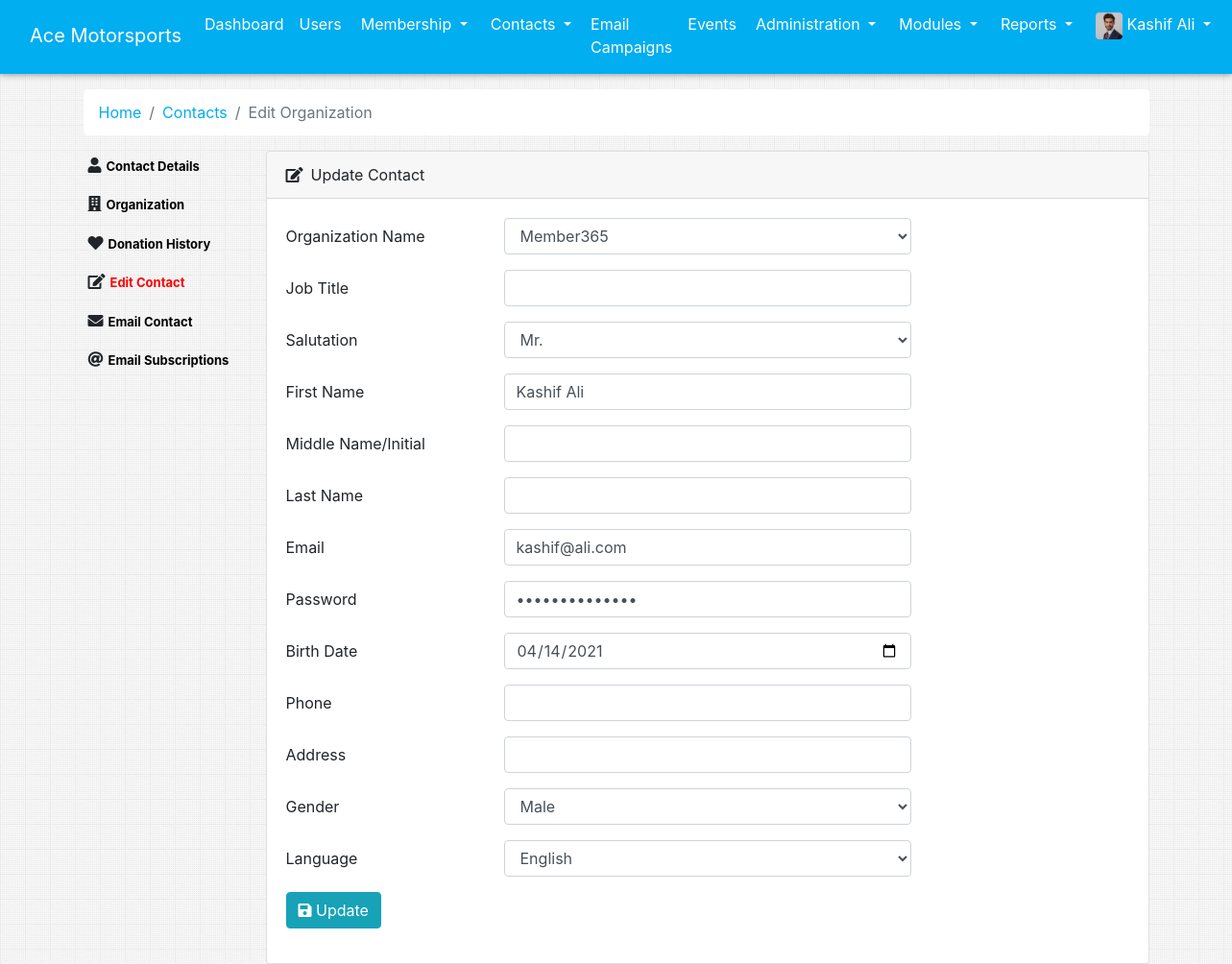
The app's page /admin_editContact.php?id=1 (signed in) with its own data.
### tables this page shows
CREATE TABLE `users` (
  `id` int(11) NOT NULL,
  `first_name` varchar(30) NOT NULL,
  `email` varchar(50) NOT NULL,
  `password` varchar(50) NOT NULL,
  `organizationID` int(11) NOT NULL,
  `jobTitle` varchar(50) NOT NULL,
  `salutation` varchar(50) NOT NULL,
  `middle_name` varchar(50) NOT NULL,
  `last_name` varchar(50) NOT NULL,
  `dob` date NOT NULL,
  `phone` varchar(50) NOT NULL,
  `gender` varchar(50) NOT NULL,
  `language` varchar(50) NOT NULL,
  `address` varchar(500) NOT NULL,
  `is_admin` tinyint(1) NOT NULL DEFAULT 0,
  `deleted` tinyint(1) NOT NULL DEFAULT 0,
  `del_date` date DEFAULT NULL
);

CREATE TABLE `organizations` (
  `id` int(11) NOT NULL,
  `name` varchar(50) NOT NULL,
  `acronym` varchar(50) NOT NULL,
  `website` varchar(200) NOT NULL,
  `email` varchar(50) NOT NULL,
  `instagram` varchar(200) NOT NULL,
  `twitter` varchar(200) NOT NULL,
  `facebook` varchar(200) NOT NULL,
  `linkedin` varchar(200) NOT NULL,
  `parentOrganization` varchar(50) NOT NULL,
  `address` varchar(500) NOT NULL,
  `phone` varchar(30) NOT NULL,
  `category_id` int(11) DEFAULT NULL
);

### app/app.php (called while the page is built, shortened)
<?php
	function phpMysqliFetchAll($sql){
        $output = array();
        $res = mysqli_query($GLOBALS["con"], $sql);
        if(mysqli_num_rows($res)){
            $output = mysqli_fetch_all($res, MYSQLI_ASSOC);
        }
        return $output;
    }
	function phpMysqliFetchSingle($sql){
        $output = array();
        if(mysqli_query($GLOBALS["con"], $sql)){
            $res = mysqli_query($GLOBALS["con"], $sql);
            if(mysqli_num_rows($res)){
                $output = mysqli_fetch_array($res, MYSQLI_ASSOC);
            }
            return $output;
        }
        else{
            js_console_log(mysqli_error($GLOBALS["con"]));
        }
    }
	function allOrganizations(){
        return phpMysqliFetchAll("SELECT * FROM organizations");
    }
?>

### admin_editContact.php (the view, shortened to what this page needs)
<?php
  require 'app/app.php';
    $pageID = isset($_GET["id"]) ? $_GET["id"] : null;
    $sql = "SELECT * FROM users WHERE id = $pageID";
    $userDetails = phpMysqliFetchSingle($sql);
    $orgID = $userDetails["organizationID"];
    $org = phpMysqliFetchSingle("SELECT * FROM organizations WHERE id= $orgID");
?>
<!DOCTYPE html>
<html lang="en">
<?php
  require 'parts/head.php';
?>
<body>
  <?php require 'parts/nav.php'; ?>
  <div class="container">
      <nav aria-label="breadcrumb">
          <ol class="breadcrumb bg-white">
              <li class="breadcrumb-item"><a href="admin_dashboard.php" class="appColor">Home</a></li>
              <li class="breadcrumb-item"><a href="admin_contact.php" class="appColor">Contacts</a></li>
              <li class="breadcrumb-item active" aria-current="page">Edit Organization</li>
          </ol>
      </nav>
    <div class="widget-content" style="border: none; background: transparent;">
        <div class="row mt-3">
            <div class="col-md-2">
                <div class="user_profile_left_section">
                    <?php require 'admin_contactSideNav.php'; ?>
                </div>
            </div>
            <div class="col-md-10">
                <div class="card">
                    <div class="card-header">
                        <i class="fas fa-edit mr-2"></i>Update Contact
                    </div>
                    <div class="card-body">
                        <form method="POST" action="">
                            <div class="form-group row">
                                <label for="inputEmail3" class="col-sm-3 col-form-label">Organization Name </label>
                                <div class="col-sm-6">
                                    <select class="form-control" id="exampleFormControlSelect1" name="organization" value="<?php echo $userDetails["organizationID"]; ?>" required>
                                        <?php
                                        $rows = allOrganizations();
                                        foreach ($rows as $row){
                                            echo '
                                            <option value="'.$row["id"].'"'; if($row["id"]==$orgID) echo "selected"; echo '>
                                                '.$row["name"].'
                                            </option>
                                            ';
                                        }
                                        ?>
                                    </select>
                                </div>
                            </div>
                            <div class="form-group row">
                                <label for="inputEmail3" class="col-sm-3 col-form-label">Job Title</label>
                                <div class="col-sm-6">
                                    <input type="text" class="form-control" id="inputEmail3" name="jobTitle" value="<?php echo $userDetails["jobTitle"]; ?>" required>
                                </div>
                            </div>
                            <div class="form-group row">
                                <label for="inputEmail3" class="col-sm-3 col-form-label">Salutation</label>
                                <div class="col-sm-6">
                                    <select class="form-control" id="exampleFormControlSelect1" name="salutation" required>
                                        <option <?php if($userDetails["salutation"]=="Mr.") echo "selected"; ?>>Mr.</option>
                                    </select>
                                </div>
                            </div>
                            <div class="form-group row">
                                <label for="inputEmail3" class="col-sm-3 col-form-label">First Name</label>
                                <div class="col-sm-6">
                                    <input type="text" class="form-control" id="inputEmail3" name="first_name" value="<?php echo $userDetails["first_name"]; ?>" required>
                                </div>
                            </div>
                            <div class="form-group row">
                                <label for="inputEmail3" class="col-sm-3 col-form-label">Middle Name/Initial</label>
                                <div class="col-sm-6">
                                    <input type="text" class="form-control" id="inputEmail3" name="middle_name" value="<?php echo $userDetails["middle_name"]; ?>" required>
                                </div>
                            </div>
                            <div class="form-group row">
                                <label for="inputEmail3" class="col-sm-3 col-form-label">Last Name</label>
                                <div class="col-sm-6">
                                    <input type="text" class="form-control" id="inputEmail3" name="last_name" value="<?php echo $userDetails["last_name"]; ?>" required>
                                </div>
                            </div>
                            <div class="form-group row">
                                <label for="inputEmail3" class="col-sm-3 col-form-label">Email</label>
                                <div class="col-sm-6">
                                    <input type="email" class="form-control" id="inputEmail3" name="email" value="<?php echo $userDetails["email"]; ?>" required>
                                </div>
                            </div>
                            <div class="form-group row">
                                <label for="inputEmail3" class="col-sm-3 col-form-label">Password</label>
                                <div class="col-sm-6">
                                    <input type="password" class="form-control" id="inputEmail3" name="pass" value="<?php echo $userDetails["password"]; ?>" required>
                                </div>
                            </div>
                            <div class="form-group row">
                                <label for="inputEmail3" class="col-sm-3 col-form-label">Birth Date</label>
                                <div class="col-sm-6">
                                    <input type="date" class="form-control" id="inputEmail3" name="dob"  value="<?php echo $userDetails["dob"]; ?>" required>
                                </div>
                            </div>
                            <div class="form-group row">
                                <label for="inputEmail3" class="col-sm-3 col-form-label">Phone</label>
                                <div class="col-sm-6">
                                    <input type="text" class="form-control" id="inputEmail3" name="contact_num"  value="<?php echo $userDetails["phone"]; ?>" required>
                                </div>
                            </div>
                            <div class="form-group row">
                                <label for="inputEmail3" class="col-sm-3 col-form-label">Address</label>
                                <div class="col-sm-6">
                                    <input type="text" class="form-control" id="inputEmail3" name="address"  value="<?php echo $userDetails["address"]; ?>" required>
                                </div>
                            </div>
                            <div class="form-group row">
                                <label for="inputEmail3" class="col-sm-3 col-form-label">Gender</label>
                                <div class="col-sm-6">
                                    <select class="form-control" id="exampleFormControlSelect1" name="gender"  value="<?php echo $userDetails["gender"]; ?>" required>
                                        <option value="Male">Male</option>
                                    </select>
                                </div>
                            </div>
                            <div class="form-group row">
                                <label for="inputEmail3" class="col-sm-3 col-form-label">Language</label>
                                <div class="col-sm-6">
                                    <select class="form-control" id="exampleFormControlSelect1" name="language" required>
                                        <option value="English">English</option>
                                    </select>
                                </div>
                            </div>
                            <div class="form-group">
                                <button type="submit" class="btn btn-info" name="edit_contact">
                                    <i class="fa fa-save"></i>
                                    Update
                                </button>
                            </div>
                        </form>
                    </div>
                </div>
            </div>
        </div>
    </div>
</body>
</html>

### records on screen
users: organization "Member365", salutation "Mr.", first_name "Kashif Ali", email "kashif@ali.com", dob "04/14/2021", gender "Male"

### other values on screen
$_SESSION["name"] "Kashif Ali"
